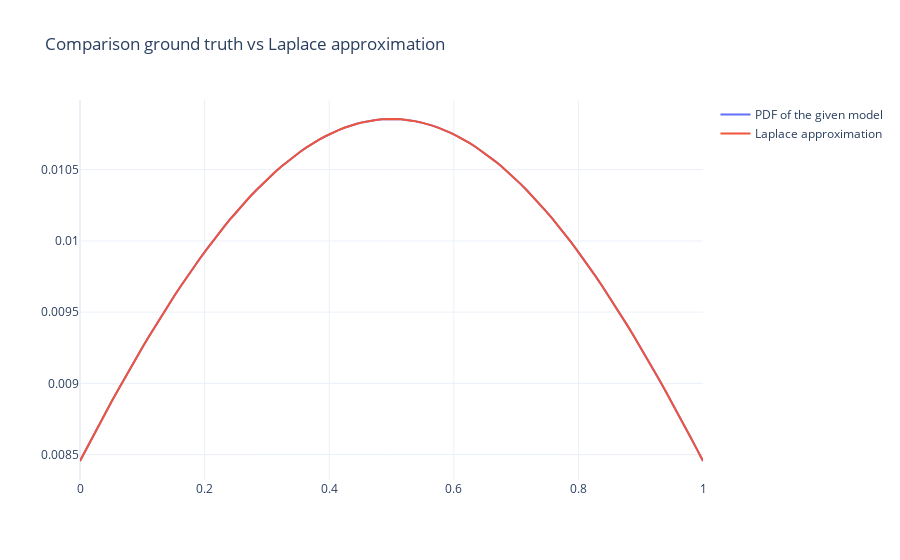

This figure's notebook cell:
### Markdown cell above
### Plot ground truth vs Laplace approximation

### Code cell
plot_model_vs_laplace(x1=0.3, x2=0.7)
